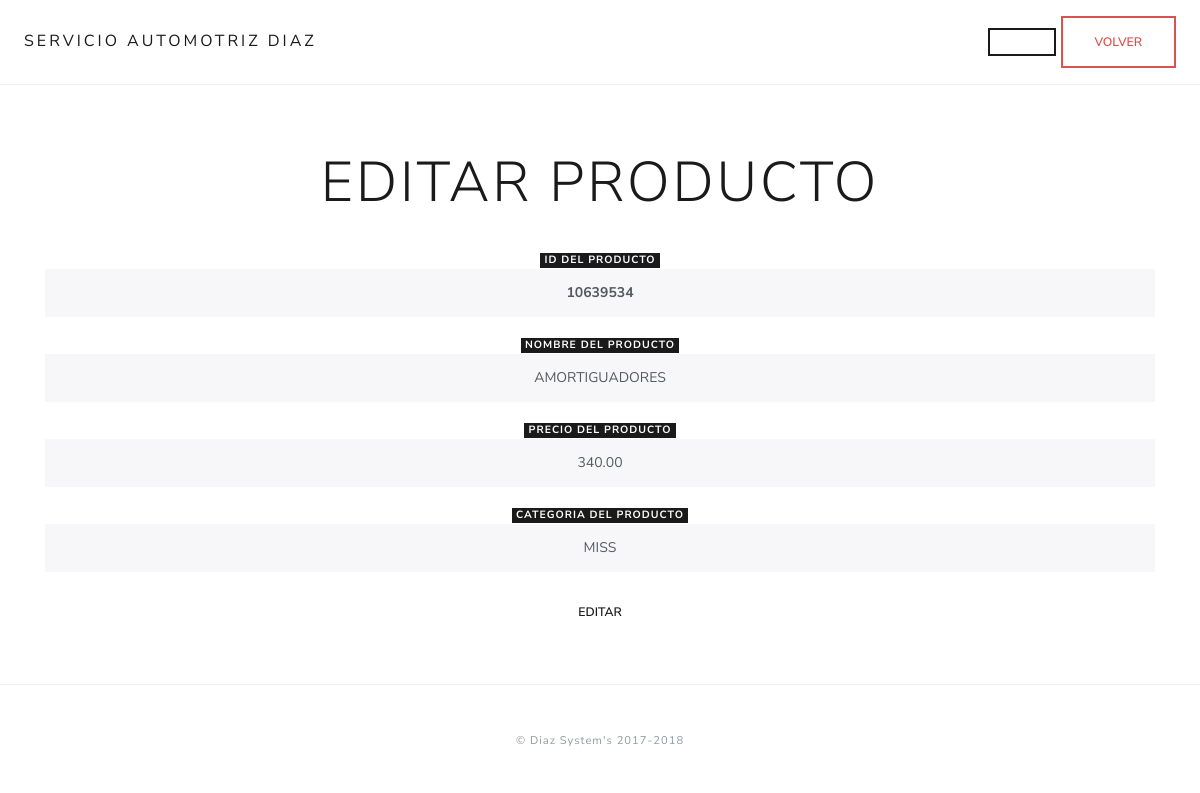
Screenshot of /productos/editar.php?id=10639534 with the database file from the repository.
### tables this page shows
CREATE TABLE `PRODUCTOS` (
  `ID` int(11) NOT NULL,
  `NOMBRE` varchar(45) DEFAULT NULL,
  `PRECIO` double DEFAULT NULL,
  `CATEGORIA` varchar(30) DEFAULT NULL,
  `BUSCAR` varchar(2) DEFAULT NULL
);

### productos/editar.php (the view, shortened to what this page needs)
<?php
  include '../database/parameters.php';
  $id = $_GET['id'];
  $sql = "SELECT * FROM PRODUCTOS WHERE ID = $id";
  $result = $conn->query($sql);
  $id_prod = "";
  $nombre = "";
  $precio = "";
  $categoria = "";
  while ($row = $result->fetch_assoc()) {
    $id_prod = $row['ID'];
    $nombre = $row['NOMBRE'];
    $precio = $row['PRECIO'];
    $categoria = $row['CATEGORIA'];
  }
?>
<!doctype html>
<html lang="en">
  <head>
    <link href="../print/bootstrap.min.css" rel="stylesheet">
  </head>
  <body>
    <div class="d-flex flex-column flex-md-row align-items-center p-3 px-md-4 mb-3 bg-white border-bottom box-shadow">
      <h5 class="my-0 mr-md-auto font-weight-normal">Servicio Automotriz Diaz</h5>
      <span><a class="btn btn-outline-primary" href="#"><?php echo $_SESSION['nombre']; ?></a>
      <button class="btn btn-outline-danger" onclick="window.history.back()">Volver</button></span>
    </div>
    <div class="pricing-header px-3 py-3 pt-md-5 pb-md-4 mx-auto text-center">
      <h1 class="display-4">Editar Producto</h1>
    </div>
    <div class="container text-center">
        <div id="form">
          <div class="form-group">
            <span class="badge badge-primary">ID DEL PRODUCTO</span>
            <input type="text" class="form-control font-weight-bold" style="text-align: center;" id="boxID" value="<?php echo $id_prod ?>">
          </div>
          <div class="form-group">
            <span class="badge badge-primary">NOMBRE DEL PRODUCTO</span>
            <input type="text" class="form-control" style="text-align: center;" id="boxNombre" value="<?php echo $nombre ?>">
          </div>
          <div class="form-group">
            <span class="badge badge-primary">PRECIO DEL PRODUCTO</span>
            <input type="text" class="form-control" style="text-align: center;" id="boxPrecio" value="<?php echo sprintf('%.2f', $precio) ?>">
          </div>
          <div class="form-group">
            <span class="badge badge-primary">CATEGORIA DEL PRODUCTO</span>
            <input type="text" class="form-control" style="text-align: center;" id="boxCategoria" value="<?php echo $categoria ?>">
          </div>
          <button class="btn btn-secondary" onclick="terminar(<?php echo $id_prod ?>)">EDITAR</button>
      </div>
    </div>
      <footer class="pt-4 my-md-5 pt-md-5 border-top">
        <div class="row">
          <div class="col-12 col-md">
            <small class="d-block mb-3 text-muted" style="text-align: center;">&copy; Diaz System's 2017-2018</small>
          </div>
        </div>
      </footer>
  </body>
</html>

### rows the page displays
productos: ID "10639534", NOMBRE "AMORTIGUADORES", PRECIO "340.00", CATEGORIA "MISS"
